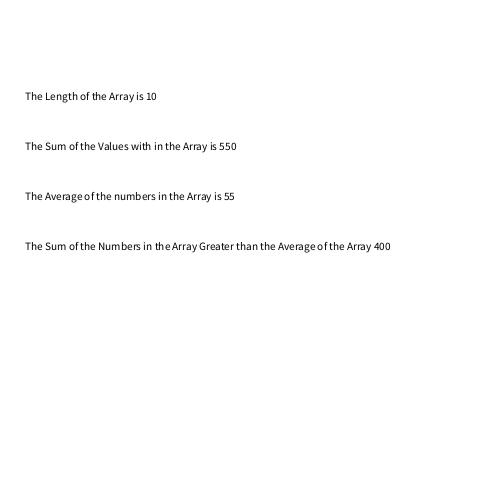
Frame 1 (no input)
Frame 60 (the mouse pressed at the canvas centre just before this capture): identical to frame 1, image omitted
Frame 120 (the mouse held since frame 60 and released just before this capture): identical to frame 1, image omitted

The Processing sketch that drew this single still picture (run headless with seeded random() and noise(); from frame 60 on, the mouse is pressed at the canvas centre):

// Processing sketch: processing_74041
// ── processing_74041.pde

/* Richard May rwmay@andrew.cmu.edu
Copyright October 2012
Declare and initialize and array of int values and work with
the data in the array to find it's length, sum, average and sum
of the numbers greater than the average.
*/

int [] numbers = {
  10, 20, 30, 40, 50, 60, 70, 80, 90, 100};
int sum;
int avg;
int sumAvg;


void setup ()
{
  smooth();
  size (500,500);
}
void draw ()
{
  background (255);
  textSize(.0225*width);
  fill(0);
  noStroke ();
  
  
  
  findLength();
  findSum();
  findAvg();
  findSumAvg();
}


void findLength ()
{
  text ("The Length of the Array is " + numbers.length, .05*width, .2*height);
}

void findSum()
{
  sum = 0;
  for(int i=0; i < numbers.length; i++)
  {
    sum=sum+numbers [i];
  }
  text ("The Sum of the Values with in the Array is " + sum, .05 * width, .3 *height);
}

void findAvg()
{
  avg = sum/numbers.length;
  text ("The Average of the numbers in the Array is " + avg, .05 * width, .4 * height);
}

void findSumAvg ()
{
  sumAvg=0;
   for (int i = 0; i < numbers.length; i++)
  {
    if (numbers[i] > avg)
    {
    sumAvg=sumAvg+numbers [i];
    }  
  }
  text ("The Sum of the Numbers in the Array Greater than the Average of the Array " + sumAvg, .05 * width, .5 * height);
}
